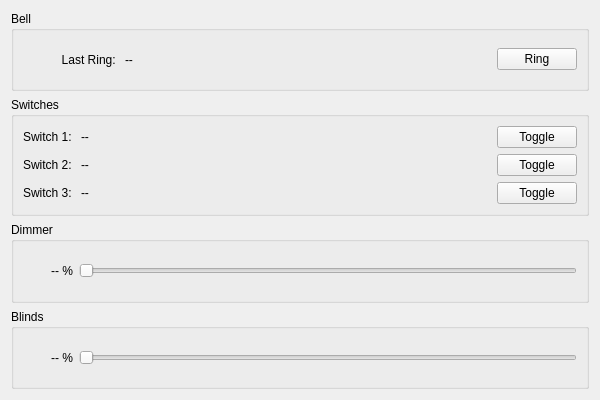
<?xml version="1.0" encoding="UTF-8"?>
<ui version="4.0">
 <class>DevicesControl</class>
 <widget class="QWidget" name="DevicesControl">
  <property name="geometry">
   <rect>
    <x>0</x>
    <y>0</y>
    <width>600</width>
    <height>400</height>
   </rect>
  </property>
  <property name="windowTitle">
   <string>Devices Control</string>
  </property>
  <layout class="QVBoxLayout" name="verticalLayout">
   <item>
    <widget class="QGroupBox" name="groupBox">
     <property name="title">
      <string>Bell</string>
     </property>
     <layout class="QHBoxLayout" name="horizontalLayout" stretch="0,0,1,0">
      <item>
       <widget class="QLabel" name="bell_warn">
        <property name="sizePolicy">
         <sizepolicy hsizetype="Minimum" vsizetype="Minimum">
          <horstretch>0</horstretch>
          <verstretch>0</verstretch>
         </sizepolicy>
        </property>
        <property name="minimumSize">
         <size>
          <width>32</width>
          <height>32</height>
         </size>
        </property>
        <property name="maximumSize">
         <size>
          <width>32</width>
          <height>32</height>
         </size>
        </property>
        <property name="text">
         <string/>
        </property>
        <property name="alignment">
         <set>Qt::AlignCenter</set>
        </property>
       </widget>
      </item>
      <item>
       <widget class="QLabel" name="label_2">
        <property name="text">
         <string>Last Ring: </string>
        </property>
        <property name="alignment">
         <set>Qt::AlignRight|Qt::AlignTrailing|Qt::AlignVCenter</set>
        </property>
       </widget>
      </item>
      <item>
       <widget class="QLabel" name="bell_time">
        <property name="text">
         <string>--</string>
        </property>
       </widget>
      </item>
      <item>
       <widget class="QPushButton" name="bell_ring">
        <property name="text">
         <string>Ring</string>
        </property>
       </widget>
      </item>
     </layout>
    </widget>
   </item>
   <item>
    <widget class="QGroupBox" name="groupBox_2">
     <property name="title">
      <string>Switches</string>
     </property>
     <layout class="QGridLayout" name="gridLayout" columnstretch="0,1,0">
      <item row="0" column="0">
       <widget class="QLabel" name="label">
        <property name="text">
         <string>Switch 1: </string>
        </property>
        <property name="alignment">
         <set>Qt::AlignRight|Qt::AlignTrailing|Qt::AlignVCenter</set>
        </property>
       </widget>
      </item>
      <item row="1" column="1">
       <widget class="QLabel" name="switch_2">
        <property name="text">
         <string>--</string>
        </property>
       </widget>
      </item>
      <item row="2" column="1">
       <widget class="QLabel" name="switch_3">
        <property name="text">
         <string>--</string>
        </property>
       </widget>
      </item>
      <item row="2" column="0">
       <widget class="QLabel" name="label_4">
        <property name="text">
         <string>Switch 3: </string>
        </property>
        <property name="alignment">
         <set>Qt::AlignRight|Qt::AlignTrailing|Qt::AlignVCenter</set>
        </property>
       </widget>
      </item>
      <item row="1" column="0">
       <widget class="QLabel" name="label_3">
        <property name="text">
         <string>Switch 2: </string>
        </property>
        <property name="alignment">
         <set>Qt::AlignRight|Qt::AlignTrailing|Qt::AlignVCenter</set>
        </property>
       </widget>
      </item>
      <item row="0" column="1">
       <widget class="QLabel" name="switch_1">
        <property name="text">
         <string>--</string>
        </property>
       </widget>
      </item>
      <item row="0" column="2">
       <widget class="QPushButton" name="switch_1_toggle">
        <property name="text">
         <string>Toggle</string>
        </property>
       </widget>
      </item>
      <item row="1" column="2">
       <widget class="QPushButton" name="switch_2_toggle">
        <property name="text">
         <string>Toggle</string>
        </property>
       </widget>
      </item>
      <item row="2" column="2">
       <widget class="QPushButton" name="switch_3_toggle">
        <property name="text">
         <string>Toggle</string>
        </property>
       </widget>
      </item>
     </layout>
    </widget>
   </item>
   <item>
    <widget class="QGroupBox" name="groupBox_3">
     <property name="title">
      <string>Dimmer</string>
     </property>
     <layout class="QHBoxLayout" name="horizontalLayout_2">
      <item>
       <widget class="QLabel" name="dimmer">
        <property name="sizePolicy">
         <sizepolicy hsizetype="Minimum" vsizetype="Preferred">
          <horstretch>0</horstretch>
          <verstretch>0</verstretch>
         </sizepolicy>
        </property>
        <property name="minimumSize">
         <size>
          <width>50</width>
          <height>0</height>
         </size>
        </property>
        <property name="text">
         <string>-- %</string>
        </property>
        <property name="alignment">
         <set>Qt::AlignRight|Qt::AlignTrailing|Qt::AlignVCenter</set>
        </property>
       </widget>
      </item>
      <item>
       <widget class="QSlider" name="dimmer_in">
        <property name="maximum">
         <number>100</number>
        </property>
        <property name="value">
         <number>0</number>
        </property>
        <property name="orientation">
         <enum>Qt::Horizontal</enum>
        </property>
       </widget>
      </item>
     </layout>
    </widget>
   </item>
   <item>
    <widget class="QGroupBox" name="groupBox_4">
     <property name="title">
      <string>Blinds</string>
     </property>
     <layout class="QHBoxLayout" name="horizontalLayout_3">
      <item>
       <widget class="QLabel" name="blinds">
        <property name="sizePolicy">
         <sizepolicy hsizetype="Minimum" vsizetype="Preferred">
          <horstretch>0</horstretch>
          <verstretch>0</verstretch>
         </sizepolicy>
        </property>
        <property name="minimumSize">
         <size>
          <width>50</width>
          <height>0</height>
         </size>
        </property>
        <property name="text">
         <string>-- %</string>
        </property>
        <property name="alignment">
         <set>Qt::AlignRight|Qt::AlignTrailing|Qt::AlignVCenter</set>
        </property>
       </widget>
      </item>
      <item>
       <widget class="QSlider" name="blinds_in">
        <property name="maximum">
         <number>100</number>
        </property>
        <property name="value">
         <number>0</number>
        </property>
        <property name="orientation">
         <enum>Qt::Horizontal</enum>
        </property>
       </widget>
      </item>
     </layout>
    </widget>
   </item>
  </layout>
 </widget>
 <resources/>
 <connections/>
</ui>
